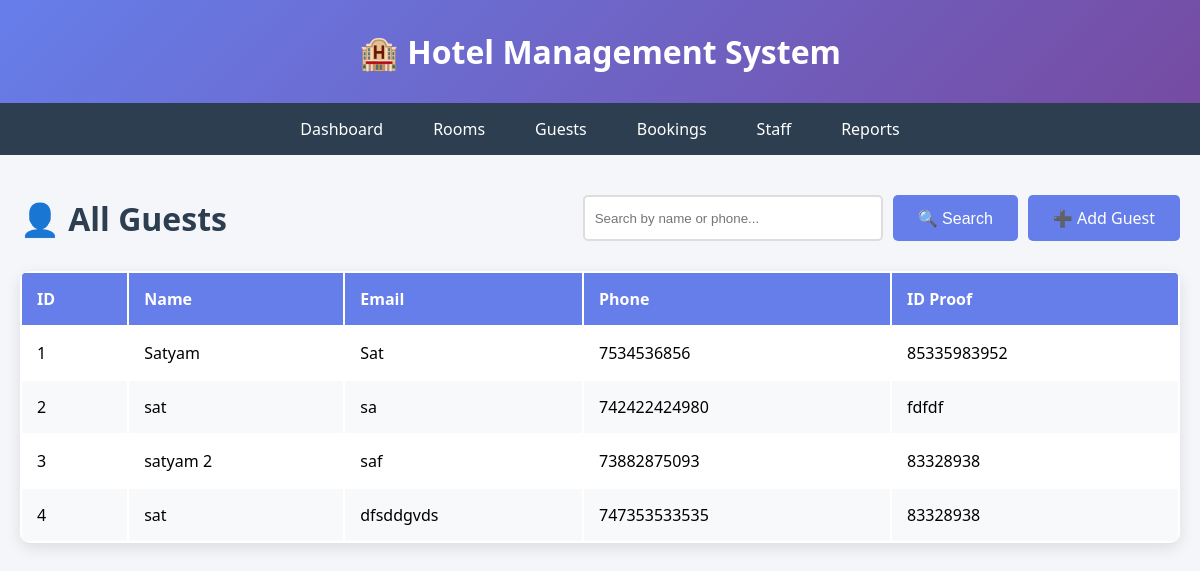
Screenshot of /guests (signed in) with the database file from the repository.
### tables this page shows
CREATE TABLE guests (
                guest_id INTEGER PRIMARY KEY AUTOINCREMENT,
                name VARCHAR(100) NOT NULL,
                email VARCHAR(100),
                phone VARCHAR(15) NOT NULL,
                address TEXT,
                id_proof VARCHAR(50) NOT NULL
            );

### app.py (the view)
    def wrapper(*args, **kwargs):
        if not session.get("logged_in"):
            return redirect(url_for("login"))
        return func(*args, **kwargs)

### app.py (called while the page is built)
def get_db_connection():
    db_path = os.getenv('DATABASE_PATH', 'hotel_management.db')
    conn = sqlite3.connect(db_path)
    conn.row_factory = sqlite3.Row
    return conn

def login_required(func):
    def wrapper(*args, **kwargs):
        if not session.get("logged_in"):
            return redirect(url_for("login"))
        return func(*args, **kwargs)
    wrapper.__name__ = func.__name__
    return wrapper

@app.route("/guests")
@login_required
def guests():
    conn = get_db_connection()
    guests = conn.execute("SELECT * FROM guests").fetchall()
    conn.close()
    return render_template("guests.html", guests=guests)

### templates/guests.html (shortened to what this page needs)
<!DOCTYPE html>
<html lang="en">
<head>
</head>
<body>
    <header><h1>🏨 Hotel Management System</h1></header>
    <nav>
        <a href="/dashboard">Dashboard</a>
        <a href="/rooms">Rooms</a>
        <a href="/guests">Guests</a>
        <a href="/bookings">Bookings</a>
        <a href="/staff">Staff</a>
        <a href="/reports">Reports</a>
    </nav>
    <div class="container">
        <div class="header-actions">
            <h2>👤 All Guests</h2>
            <div class="search-box">
                <form action="/guests/search" method="GET" style="display: flex; gap: 10px;">
                    <input type="text" name="q" placeholder="Search by name or phone..." value="{{ search_query if search_query }}">
                    <button type="submit" class="btn btn-primary">🔍 Search</button>
                </form>
                <a href="/guests/add" class="btn btn-primary">➕ Add Guest</a>
            </div>
        </div>
        <table>
            <thead>
                <tr>
                    <th>ID</th>
                    <th>Name</th>
                    <th>Email</th>
                    <th>Phone</th>
                    <th>ID Proof</th>
                </tr>
            </thead>
            <tbody>
                {% for guest in guests %}
                <tr>
                    <td>{{ guest.guest_id }}</td>
                    <td>{{ guest.name }}</td>
                    <td>{{ guest.email }}</td>
                    <td>{{ guest.phone }}</td>
                    <td>{{ guest.id_proof }}</td>
                </tr>
                {% endfor %}
            </tbody>
        </table>
    </div>
</body>
</html>

### templates/guests.html (style rules this page uses)
* { margin: 0; padding: 0; box-sizing: border-box; }
body { font-family: 'Segoe UI', Tahoma, Geneva, Verdana, sans-serif; background: #f5f6fa; }
header { background: linear-gradient(135deg, #667eea 0%, #764ba2 100%); color: white; padding: 30px; text-align: center; }
nav { background: #2c3e50; padding: 0; display: flex; flex-wrap: wrap; justify-content: center; }
nav a { color: white; text-decoration: none; padding: 15px 25px; transition: background 0.3s; }
.container { max-width: 1200px; margin: 40px auto; padding: 0 20px; }
.header-actions { display: flex; justify-content: space-between; align-items: center; margin-bottom: 30px; flex-wrap: wrap; gap: 20px; }
.search-box { display: flex; gap: 10px; }
.search-box input { padding: 10px; border: 2px solid #ddd; border-radius: 5px; width: 300px; }
.btn { padding: 12px 25px; border: none; border-radius: 5px; cursor: pointer; text-decoration: none; display: inline-block; transition: all 0.3s; font-size: 1em; }
.btn-primary { background: #667eea; color: white; }
table { width: 100%; background: white; border-radius: 10px; overflow: hidden; box-shadow: 0 5px 15px rgba(0,0,0,0.1); }
th, td { padding: 15px; text-align: left; }
th { background: #667eea; color: white; font-weight: 600; }
tr:nth-child(even) { background: #f8f9fa; }
h2 { color: #2c3e50; font-size: 2em; }

### rows the page displays
guests: guest_id "1", name "Satyam", email "Sat", phone "7534536856", id_proof "85335983952"
guests: guest_id "2", name "sat", email "sa", phone "742422424980", id_proof "fdfdf"
guests: guest_id "3", name "satyam 2", email "saf", phone "73882875093", id_proof "83328938"
guests: guest_id "4", name "sat", email "dfsddgvds", phone "747353533535", id_proof "83328938"
